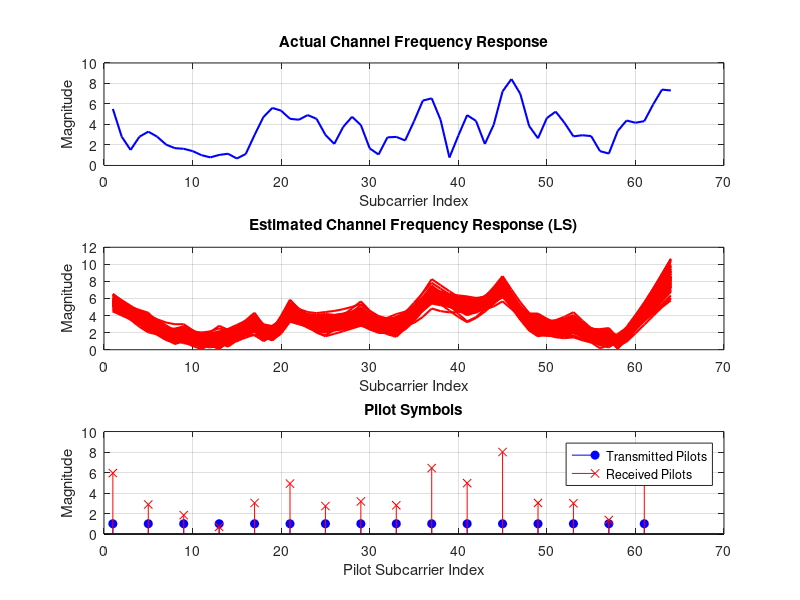

Recreate this plot in MATLAB.
% Parameters
N = 64;                % Number of subcarriers
numSymbols = 100;      % Number of OFDM symbols
L = 16;                % Length of the channel (number of taps)
SNR_dB = 20;           % Signal to Noise Ratio in dB
pilotSpacing = 4;      % Pilot spacing

% Generate random bits and map to QPSK symbols
bitsPerSymbol = 2;     % QPSK has 2 bits per symbol
totalBits = numSymbols * N * bitsPerSymbol;
bits = randi([0 1], totalBits, 1);

% QPSK Modulation
symbols = 1/sqrt(2) * ((1-2*bits(1:2:end)) + 1i*(1-2*bits(2:2:end)));

% Reshape symbols into OFDM symbols
txSymbols = reshape(symbols, N, numSymbols);

% Print Input Symbols
fprintf('Input Symbols (First OFDM symbol):\n');
disp(txSymbols(:, 1));

% IFFT (OFDM modulation)
txOFDM = ifft(txSymbols, N);

% Add cyclic prefix
cyclicPrefixLength = L - 1;
txOFDM_CP = [txOFDM(end-cyclicPrefixLength+1:end, :); txOFDM];

% Create channel (Rayleigh fading channel)
h = (1/sqrt(2)) * (randn(L, 1) + 1i*randn(L, 1));

% Print the Channel
fprintf('Channel (Impulse Response):\n');
disp(h);

% Convolve transmitted signal with channel
rxOFDM_CP = filter(h, 1, txOFDM_CP);

% Add noise
noisePower = 10^(-SNR_dB/10);
noise = sqrt(noisePower/2) * (randn(size(rxOFDM_CP)) + 1i*randn(size(rxOFDM_CP)));
rxOFDM_CP = rxOFDM_CP + noise;

% Remove cyclic prefix
rxOFDM = rxOFDM_CP(cyclicPrefixLength+1:end, :);

% FFT (OFDM demodulation)
rxSymbols = fft(rxOFDM, N);

% LS Channel Estimation
% Extract pilot symbols
pilotIndices = 1:pilotSpacing:N;
txPilots = txSymbols(pilotIndices, :);
rxPilots = rxSymbols(pilotIndices, :);

% Print Pilot Symbols
fprintf('Pilot Symbols (Transmitted):\n');
disp(txPilots(:, 1));

fprintf('Pilot Symbols (Received):\n');
disp(rxPilots(:, 1));

% LS estimation of channel on pilot positions
H_ls_pilot = rxPilots ./ txPilots;

% Print LS estimation at Pilot positions
fprintf('LS Estimation at Pilot Positions (First OFDM symbol):\n');
disp(H_ls_pilot(:, 1));

% Interpolate the channel estimate across all subcarriers
H_ls = interp1(pilotIndices, H_ls_pilot, 1:N, 'linear', 'extrap');

% Print Final Channel Estimation
fprintf('Final Channel Estimation (LS) for all Subcarriers (First OFDM symbol):\n');
disp(H_ls.');

% Equalization
equalizedSymbols = rxSymbols ./ H_ls;

% Demapping
receivedBits = zeros(totalBits, 1);
receivedBits(1:2:end) = real(equalizedSymbols(:)) < 0;
receivedBits(2:2:end) = imag(equalizedSymbols(:)) < 0;

% Calculate Bit Error Rate (BER)
BER = sum(bits ~= receivedBits) / length(bits);

% Display the results
fprintf('SNR: %d dB\n', SNR_dB);
fprintf('BER: %e\n', BER);

% Plot estimated and actual channel response
figure;
subplot(3,1,1);
plot(1:N, abs(fft(h, N)), 'b', 'LineWidth', 1.5);
title('Actual Channel Frequency Response');
xlabel('Subcarrier Index');
ylabel('Magnitude');
grid on;

subplot(3,1,2);
plot(1:N, abs(H_ls), 'r', 'LineWidth', 1.5);
title('Estimated Channel Frequency Response (LS)');
xlabel('Subcarrier Index');
ylabel('Magnitude');
grid on;

% Plot Pilot Symbols
subplot(3,1,3);
stem(pilotIndices, abs(txPilots(:, 1)), 'bo', 'filled', 'DisplayName', 'Transmitted Pilots');
hold on;
stem(pilotIndices, abs(rxPilots(:, 1)), 'rx', 'DisplayName', 'Received Pilots');
hold off;
title('Pilot Symbols');
xlabel('Pilot Subcarrier Index');
ylabel('Magnitude');
legend('show');
grid on;
